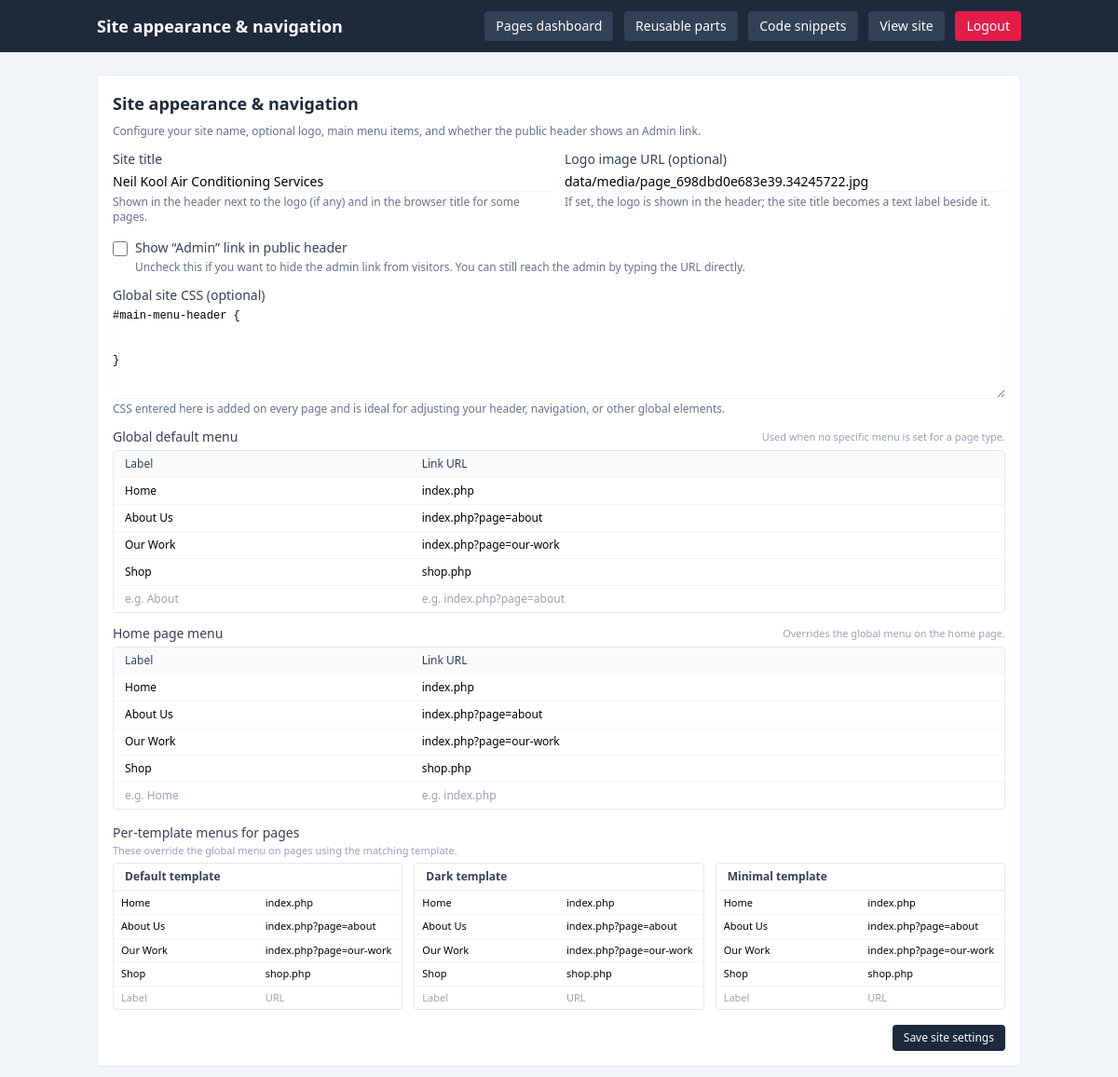
Screenshot of /site_settings.php (signed in) with the database file from the repository.
### tables this page shows
CREATE TABLE settings (
        name TEXT PRIMARY KEY,
        value TEXT NOT NULL
    );

### site_settings.php (the view, shortened to what the rows shown need)
<?php
$site_title = get_setting('site_title', 'Your Site');
$site_logo_url = get_setting('site_logo_url', '');
$site_custom_css = get_setting('site_custom_css', '');
$raw_menu_items = get_setting('site_menu_items', '[]');
$site_menu_items = [];
if ($raw_menu_items !== '') {
    $decoded = json_decode($raw_menu_items, true);
    if (is_array($decoded)) {
        $site_menu_items = $decoded;
    }
}
$raw_menu_home = get_setting('site_menu_home_items', '');
$site_menu_home_items = [];
if ($raw_menu_home !== '') {
    $decoded_home = json_decode($raw_menu_home, true);
    if (is_array($decoded_home)) {
        $site_menu_home_items = $decoded_home;
    }
}
$raw_menu_default = get_setting('site_menu_page_default_items', '');
$site_menu_page_default_items = [];
if ($raw_menu_default !== '') {
    $decoded_default = json_decode($raw_menu_default, true);
    if (is_array($decoded_default)) {
        $site_menu_page_default_items = $decoded_default;
    }
}
$raw_menu_dark = get_setting('site_menu_page_dark_items', '');
$site_menu_page_dark_items = [];
if ($raw_menu_dark !== '') {
    $decoded_dark = json_decode($raw_menu_dark, true);
    if (is_array($decoded_dark)) {
        $site_menu_page_dark_items = $decoded_dark;
    }
}
$raw_menu_minimal = get_setting('site_menu_page_minimal_items', '');
$site_menu_page_minimal_items = [];
if ($raw_menu_minimal !== '') {
    $decoded_minimal = json_decode($raw_menu_minimal, true);
    if (is_array($decoded_minimal)) {
        $site_menu_page_minimal_items = $decoded_minimal;
    }
}
$show_admin_link = get_setting('show_admin_link', '1') !== '0';
?>
<!DOCTYPE html>
<html lang="en">
<head>
    <script src="https://cdn.tailwindcss.com"></script>
</head>
<body class="bg-slate-100 min-h-screen">
<header class="bg-slate-800 text-white">
    <div class="max-w-5xl mx-auto px-4 py-3 flex items-center justify-between">
        <h1 class="text-lg font-semibold">Site appearance &amp; navigation</h1>
    </div>
</header>
<main class="max-w-5xl mx-auto px-4 py-6">
    <section class="rounded border border-slate-200 bg-white p-4">
        <h2 class="text-lg font-semibold text-slate-800 mb-2">Site appearance &amp; navigation</h2>
        <form method="post" action="site_settings.php" class="b64-form space-y-3">
            <div class="grid gap-3 md:grid-cols-2">
                <div>
                    <label for="site_title" class="block text-sm font-medium text-slate-700">Site title</label>
                    <input type="text" id="site_title" name="site_title"
                           class="mt-1 block w-full rounded border-slate-300 shadow-sm focus:border-blue-500 focus:ring-blue-500 text-sm"
                           value="<?php echo htmlspecialchars($site_title, ENT_QUOTES, 'UTF-8'); ?>">
                    <p class="mt-1 text-xs text-slate-500">Shown in the header next to the logo (if any) and in the browser title for some pages.</p>
                </div>
                <div>
                    <label for="site_logo_url" class="block text-sm font-medium text-slate-700">Logo image URL (optional)</label>
                    <input type="text" id="site_logo_url" name="site_logo_url"
                           class="mt-1 block w-full rounded border-slate-300 shadow-sm focus:border-blue-500 focus:ring-blue-500 text-sm"
                           placeholder="https://example.com/logo.png"
                           value="<?php echo htmlspecialchars($site_logo_url, ENT_QUOTES, 'UTF-8'); ?>">
                    <p class="mt-1 text-xs text-slate-500">If set, the logo is shown in the header; the site title becomes a text label beside it.</p>
                </div>
            </div>
            <div class="flex items-start gap-2">
                <div class="pt-1">
                    <input id="show_admin_link" name="show_admin_link" type="checkbox"
                           class="h-4 w-4 rounded border-slate-300 text-blue-600 focus:ring-blue-500"
                        <?php echo $show_admin_link ? 'checked' : ''; ?>>
                </div>
            </div>
            <div class="space-y-3">
                <div>
                    <label for="site_custom_css" class="block text-sm font-medium text-slate-700">Global site CSS (optional)</label>
                    <textarea id="site_custom_css" name="site_custom_css" rows="6"
                              class="mt-1 block w-full rounded border-slate-300 font-mono text-xs shadow-sm focus:border-blue-500 focus:ring-blue-500"><?php echo htmlspecialchars($site_custom_css, ENT_QUOTES, 'UTF-8'); ?></textarea>
                    <p class="mt-1 text-xs text-slate-500">CSS entered here is added on every page and is ideal for adjusting your header, navigation, or other global elements.</p>
                </div>
                <div>
                    <div class="overflow-hidden rounded border border-slate-200">
                        <table class="min-w-full text-xs bg-slate-50/50">
                            <thead>
                            <tr class="bg-slate-50 text-left text-slate-700">
                                <th class="px-3 py-1.5 font-medium w-1/3">Label</th>
                                <th class="px-3 py-1.5 font-medium">Link URL</th>
                            </tr>
                            </thead>
                            <tbody>
                            <?php
                            $maxMenuItems = 5;
                            for ($i = 0; $i < $maxMenuItems; $i++):
                                $label = $site_menu_items[$i]['label'] ?? '';
                                $url = $site_menu_items[$i]['url'] ?? '';
                                ?>
                                <tr class="border-t border-slate-100 bg-white">
                                    <td class="px-3 py-1.5">
                                        <input type="text" name="menu_label[<?php echo $i; ?>]"
                                               class="block w-full rounded border-slate-200 text-xs focus:border-blue-500 focus:ring-blue-500"
                                               placeholder="e.g. About"
                                               value="<?php echo htmlspecialchars($label, ENT_QUOTES, 'UTF-8'); ?>">
                                    </td>
                                    <td class="px-3 py-1.5">
                                        <input type="text" name="menu_url[<?php echo $i; ?>]"
                                               class="block w-full rounded border-slate-200 text-xs focus:border-blue-500 focus:ring-blue-500"
                                               placeholder="e.g. index.php?page=about"
                                               value="<?php echo htmlspecialchars($url, ENT_QUOTES, 'UTF-8'); ?>">
                                    </td>
                                </tr>
                            <?php endfor; ?>
                            </tbody>
                        </table>
                    </div>
                </div>
                <div>
                    <div class="overflow-hidden rounded border border-slate-200">
                        <table class="min-w-full text-xs bg-slate-50/50">
                            <thead>
                            <tr class="bg-slate-50 text-left text-slate-700">
                                <th class="px-3 py-1.5 font-medium w-1/3">Label</th>
                                <th class="px-3 py-1.5 font-medium">Link URL</th>
                            </tr>
                            </thead>
                            <tbody>
                            <?php
                            for ($i = 0; $i < $maxMenuItems; $i++):
                                $label = $site_menu_home_items[$i]['label'] ?? '';
                                $url = $site_menu_home_items[$i]['url'] ?? '';
                                ?>
                                <tr class="border-t border-slate-100 bg-white">
                                    <td class="px-3 py-1.5">
                                        <input type="text" name="menu_home_label[<?php echo $i; ?>]"
                                               class="block w-full rounded border-slate-200 text-xs focus:border-blue-500 focus:ring-blue-500"
                                               placeholder="e.g. Home"
                                               value="<?php echo htmlspecialchars($label, ENT_QUOTES, 'UTF-8'); ?>">
                                    </td>
                                    <td class="px-3 py-1.5">
                                        <input type="text" name="menu_home_url[<?php echo $i; ?>]"
                                               class="block w-full rounded border-slate-200 text-xs focus:border-blue-500 focus:ring-blue-500"
                                               placeholder="e.g. index.php"
                                               value="<?php echo htmlspecialchars($url, ENT_QUOTES, 'UTF-8'); ?>">
                                    </td>
                                </tr>
                            <?php endfor; ?>
                            </tbody>
                        </table>
                    </div>
                </div>
                <div>
                    <div class="grid gap-3 md:grid-cols-3">
                        <div class="overflow-hidden rounded border border-slate-200 bg-white">
                            <table class="min-w-full text-[11px]">
                                <tbody>
                                <?php
                                for ($i = 0; $i < $maxMenuItems; $i++):
                                    $label = $site_menu_page_default_items[$i]['label'] ?? '';
                                    $url = $site_menu_page_default_items[$i]['url'] ?? '';
                                    ?>
                                    <tr class="border-t border-slate-100">
                                        <td class="px-2 py-1">
                                            <input type="text" name="menu_default_label[<?php echo $i; ?>]"
                                                   class="block w-full rounded border-slate-200 text-[11px] focus:border-blue-500 focus:ring-blue-500"
                                                   placeholder="Label"
                                                   value="<?php echo htmlspecialchars($label, ENT_QUOTES, 'UTF-8'); ?>">
                                        </td>
                                        <td class="px-2 py-1">
                                            <input type="text" name="menu_default_url[<?php echo $i; ?>]"
                                                   class="block w-full rounded border-slate-200 text-[11px] focus:border-blue-500 focus:ring-blue-500"
                                                   placeholder="URL"
                                                   value="<?php echo htmlspecialchars($url, ENT_QUOTES, 'UTF-8'); ?>">
                                        </td>
                                    </tr>
                                <?php endfor; ?>
                                </tbody>
                            </table>
                        </div>
                        <div class="overflow-hidden rounded border border-slate-200 bg-white">
                            <table class="min-w-full text-[11px]">
                                <tbody>
                                <?php
                                for ($i = 0; $i < $maxMenuItems; $i++):
                                    $label = $site_menu_page_dark_items[$i]['label'] ?? '';
                                    $url = $site_menu_page_dark_items[$i]['url'] ?? '';
                                    ?>
                                    <tr class="border-t border-slate-100">
                                        <td class="px-2 py-1">
                                            <input type="text" name="menu_dark_label[<?php echo $i; ?>]"
                                                   class="block w-full rounded border-slate-200 text-[11px] focus:border-blue-500 focus:ring-blue-500"
                                                   placeholder="Label"
                                                   value="<?php echo htmlspecialchars($label, ENT_QUOTES, 'UTF-8'); ?>">
                                        </td>
                                        <td class="px-2 py-1">
                                            <input type="text" name="menu_dark_url[<?php echo $i; ?>]"
                                                   class="block w-full rounded border-slate-200 text-[11px] focus:border-blue-500 focus:ring-blue-500"
                                                   placeholder="URL"
                                                   value="<?php echo htmlspecialchars($url, ENT_QUOTES, 'UTF-8'); ?>">
                                        </td>
                                    </tr>
                                <?php endfor; ?>
                                </tbody>
                            </table>
                        </div>
                        <div class="overflow-hidden rounded border border-slate-200 bg-white">
                            <table class="min-w-full text-[11px]">
                                <tbody>
                                <?php
                                for ($i = 0; $i < $maxMenuItems; $i++):
                                    $label = $site_menu_page_minimal_items[$i]['label'] ?? '';
                                    $url = $site_menu_page_minimal_items[$i]['url'] ?? '';
                                    ?>
                                    <tr class="border-t border-slate-100">
                                        <td class="px-2 py-1">
                                            <input type="text" name="menu_minimal_label[<?php echo $i; ?>]"
                                                   class="block w-full rounded border-slate-200 text-[11px] focus:border-blue-500 focus:ring-blue-500"
                                                   placeholder="Label"
                                                   value="<?php echo htmlspecialchars($label, ENT_QUOTES, 'UTF-8'); ?>">
                                        </td>
                                        <td class="px-2 py-1">
                                            <input type="text" name="menu_minimal_url[<?php echo $i; ?>]"
                                                   class="block w-full rounded border-slate-200 text-[11px] focus:border-blue-500 focus:ring-blue-500"
                                                   placeholder="URL"
                                                   value="<?php echo htmlspecialchars($url, ENT_QUOTES, 'UTF-8'); ?>">
                                        </td>
                                    </tr>
                                <?php endfor; ?>
                                </tbody>
                            </table>
                        </div>
                    </div>
                </div>
            </div>
        </form>
    </section>
</main>
</body>
</html>

### rows the page displays
settings: site_title "Neil Kool Air Conditioning Services"
settings: site_logo_url "data/media/page_698dbd0e683e39.34245722.jpg"
settings: site_custom_css "#main-menu-header { }"
settings: value "Home", value "index.php", value "About Us", value "index.php?page=about", value "Our Work", value "index.php?page=our-work", value "Shop", value "shop.php"
settings: value "Home", value "index.php", value "About Us", value "index.php?page=about", value "Our Work", value "index.php?page=our-work", value "Shop", value "shop.php"
settings: value "Home", value "index.php", value "About Us", value "index.php?page=about", value "Our Work", value "index.php?page=our-work", value "Shop", value "shop.php"
settings: value "Home", value "index.php", value "About Us", value "index.php?page=about", value "Our Work", value "index.php?page=our-work", value "Shop", value "shop.php"
settings: value "Home", value "index.php", value "About Us", value "index.php?page=about", value "Our Work", value "index.php?page=our-work", value "Shop", value "shop.php"
